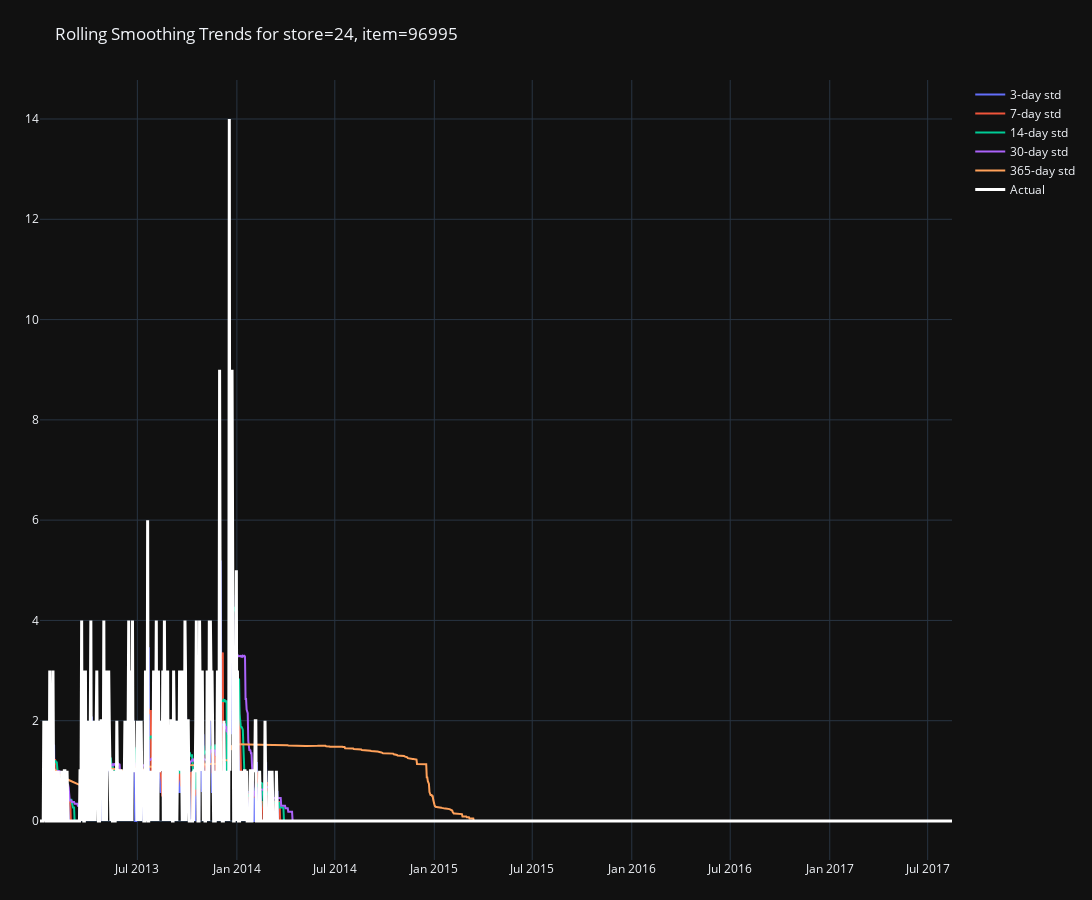

Notebook code for this chart:
### Code cell
pipeline.plot_rolling_smoothing_trends(method="std")

### Figure 1 — Plotly figure (JSON) as saved in the notebook; plotly's stock layout.template omitted (floating-point values rounded to 4 significant figures; data arrays with more than 128 entries replaced by an {"elided": "..."} marker saying what was removed)
{"data": [{"line": {"width": 2}, "mode": "lines", "name": "3-day std", "type": "scatter", "x": {"elided": "1687 str values"}, "y": {"elided": "1687 float values"}}, {"line": {"width": 2}, "mode": "lines", "name": "7-day std", "type": "scatter", "x": {"elided": "1687 str values"}, "y": {"elided": "1687 float values"}}, {"line": {"width": 2}, "mode": "lines", "name": "14-day std", "type": "scatter", "x": {"elided": "1687 str values"}, "y": {"elided": "1687 float values"}}, {"line": {"width": 2}, "mode": "lines", "name": "30-day std", "type": "scatter", "x": {"elided": "1687 str values"}, "y": {"elided": "1687 float values"}}, {"line": {"width": 2}, "mode": "lines", "name": "365-day std", "type": "scatter", "x": {"elided": "1687 str values"}, "y": {"elided": "1687 float values"}}, {"line": {"color": "white", "width": 3}, "mode": "lines", "name": "Actual", "type": "scatter", "x": {"elided": "1687 str values"}, "y": {"elided": "1687 float values"}}], "layout": {"height": 900, "margin": {"b": 40, "l": 40, "r": 40, "t": 80}, "title": {"text": "Rolling Smoothing Trends for store=24, item=96995"}, "width": 1200}}
